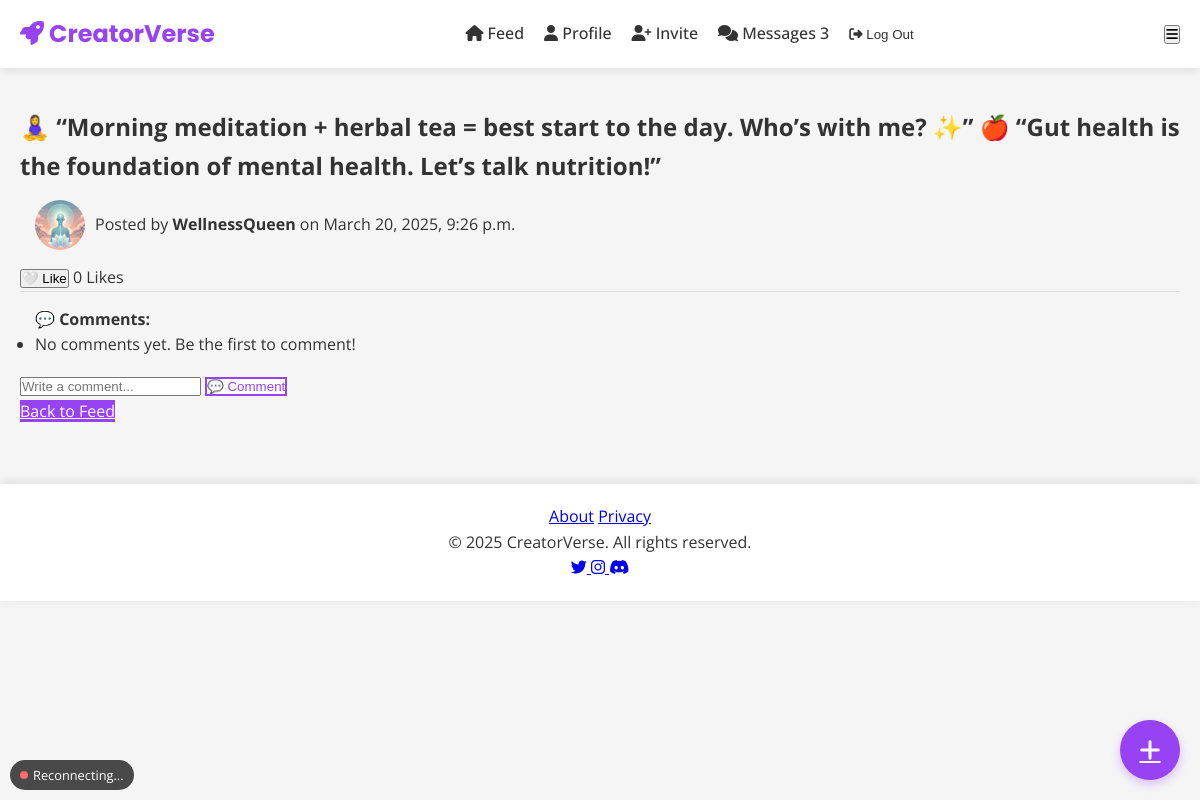
Before: /feed/post/4/ (signed in) with the older database file.
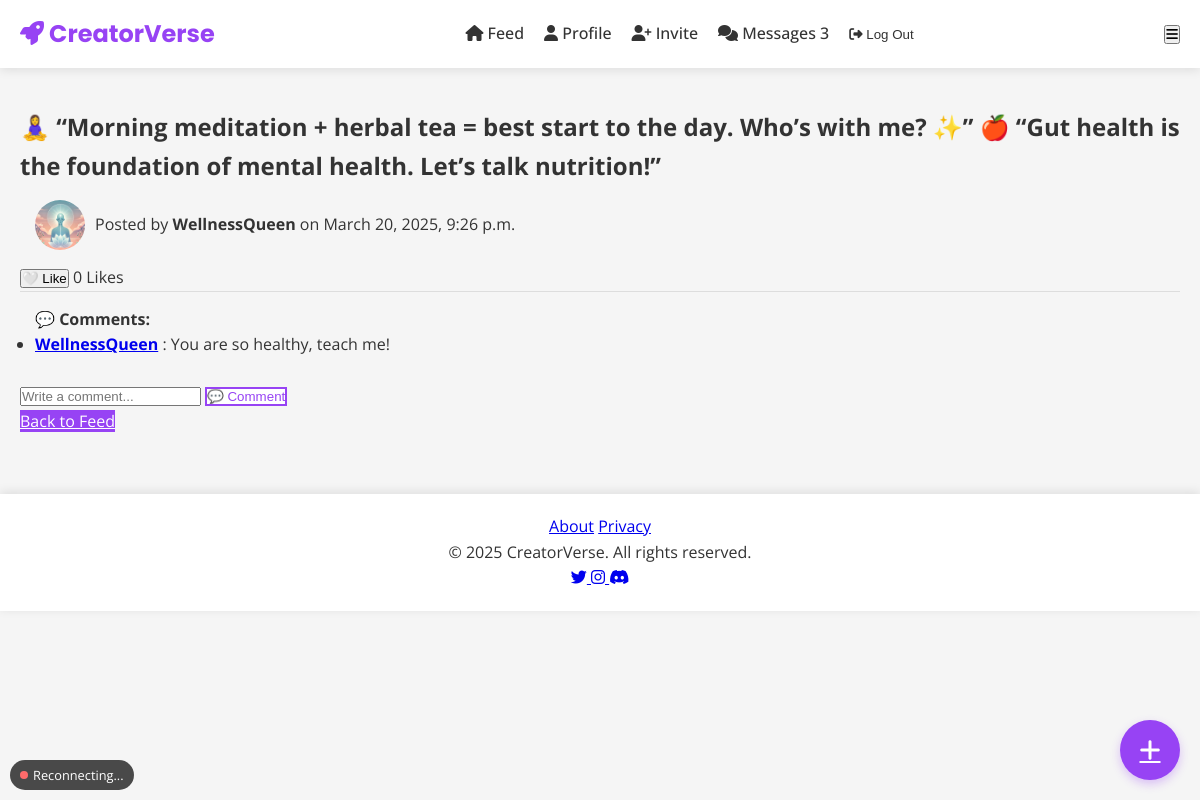
After: the same page with the newer database file.
### feed/models.py (models this page shows, shortened)
class Comment(models.Model):
    user = models.ForeignKey(
        User,
        on_delete=models.CASCADE,
        related_name="post_comments",
        verbose_name=_("Author")
    )
    post = models.ForeignKey(
        Post,
        on_delete=models.CASCADE,
        related_name="comments",
        verbose_name=_("Post")
    )
    parent = models.ForeignKey(
        'self',
        null=True,
        blank=True,
        on_delete=models.CASCADE,
        related_name="replies",
        verbose_name=_("Parent comment")
    )
    content = models.TextField(
        verbose_name=_("Comment text")
    )
    created_at = models.DateTimeField(
        auto_now_add=True,
        verbose_name=_("Created at")
    )
    updated_at = models.DateTimeField(
        auto_now=True,
        verbose_name=_("Last updated")
    )
    is_edited = models.BooleanField(
        default=False,
        verbose_name=_("Edited status")
    )
    class Meta:
        ordering = ["-created_at"]
        verbose_name = _("Comment")
        verbose_name_plural = _("Comments")
        indexes = [
            models.Index(fields=['post', 'created_at']),
            models.Index(fields=['parent']),
        ]

### users/models.py (models this page shows, shortened)
class CustomUser(AbstractUser):
    bio = models.TextField(
        blank=True,
        null=True,
        max_length=500,
        help_text=_("Tell others about yourself (max 500 chars)"),
        validators=[validate_bio_length]
    )
    profile_image = models.ImageField(
        upload_to=upload_to_profile_pics,
        blank=True,
        null=True,
        help_text=_("Upload a profile picture (1:1 aspect ratio recommended)"),
        validators=[FileExtensionValidator(['jpg', 'jpeg', 'png', 'webp'])]
    )
    following = models.ManyToManyField(
        'self',
        symmetrical=False,
        related_name='followers',
        blank=True,
        help_text=_("Users this user is following")
    )
    social_links = JSONField(
        default=dict,
        blank=True,
        help_text=_("Social media links in JSON format (e.g., {'twitter': 'https://...'})")
    )
    is_verified = models.BooleanField(
        default=False,
        help_text=_("Designates whether the user is verified")
    )
    last_seen = models.DateTimeField(
        auto_now=True,
        help_text=_("Last time the user was active")
    )
    used_invite = models.BooleanField(
        default=False,
        help_text=_("Has this user used an invite code?")
    )
    class Meta:
        verbose_name = _("User")
        verbose_name_plural = _("Users")
        indexes = [
            models.Index(fields=['username']),
            models.Index(fields=['email']),
            models.Index(fields=['last_seen']),
        ]
        ordering = ['-date_joined']

### feed/views.py (the view)
# urls.py: path('post/<int:post_id>/', post_detail_view, name='post_detail'),
@login_required
def post_detail_view(request, post_id):
    post = get_object_or_404(Post, id=post_id)
    comments = post.comments.all().order_by('created_at')
    return render(request, 'feed/post_detail.html', {'post': post, 'comments': comments})

### users/context_processors.py (called while the page is built)
def site_settings(request):
    from django.conf import settings
    return {
        'SITE_NAME': 'CreatorVerse',
        'SITE_URL': settings.SITE_URL,
    }

def unread_messages(request):
    if request.user.is_authenticated:
        from users.models import Message
        return {
            'unread_count': Message.objects.filter(
                receiver=request.user,
                is_read=False
            ).count()
        }
    return {}

### feed/templates/feed/post_detail.html (shortened to what this page needs)
{% extends 'base.html' %}
{% block content %}
  <div class="post-detail-container">
    <h2 class="post-title">{{ post.content }}</h2>
    <div class="post-header">
      <img src="{{ post.user.profile_image.url }}" alt="{{ post.user.username }}" class="post-avatar">
      <p>Posted by <strong>{{ post.user.username }}</strong> on {{ post.created_at|date:"F j, Y, g:i a" }}</p>
    </div>
    <button class="like-btn" data-post-id="{{ post.id }}">
        {% if user in post.likes.all %}
            ❤️ Unlike
        {% else %}
            🤍 Like
        {% endif %}
    </button>
    <span id="like-count-{{ post.id }}">{{ post.likes.count }}</span> Likes
    <div class="comments-section">
      <h4>💬 Comments:</h4>
      <ul id="comment-list-{{ post.id }}">
        {% for comment in post.comments.all %}
          <li class="comment-item">
            <strong>
              <a href="{% url 'user_profile' comment.user.username %}">{{ comment.user.username }}</a>
            </strong>: {{ comment.content }}
          </li>
        {% empty %}
          <li>No comments yet. Be the first to comment!</li>
        {% endfor %}
      </ul>
    </div>
    {% if user.is_authenticated %}
      <form class="comment-form" data-post-id="{{ post.id }}">
        <input type="text" name="content" placeholder="Write a comment..." required>
        <button type="submit" class="btn-secondary">💬 Comment</button>
      </form>
    {% endif %}
    <a href="{% url 'feed' %}" class="btn-primary">Back to Feed</a>
  </div>
{% endblock %}

Changed rows visible on the page:
added Comment: user.username "WellnessQueen", content "You are so healthy, teach me!"
Other visible differences:
text no longer shown: "No comments yet. Be the first to comment!"
